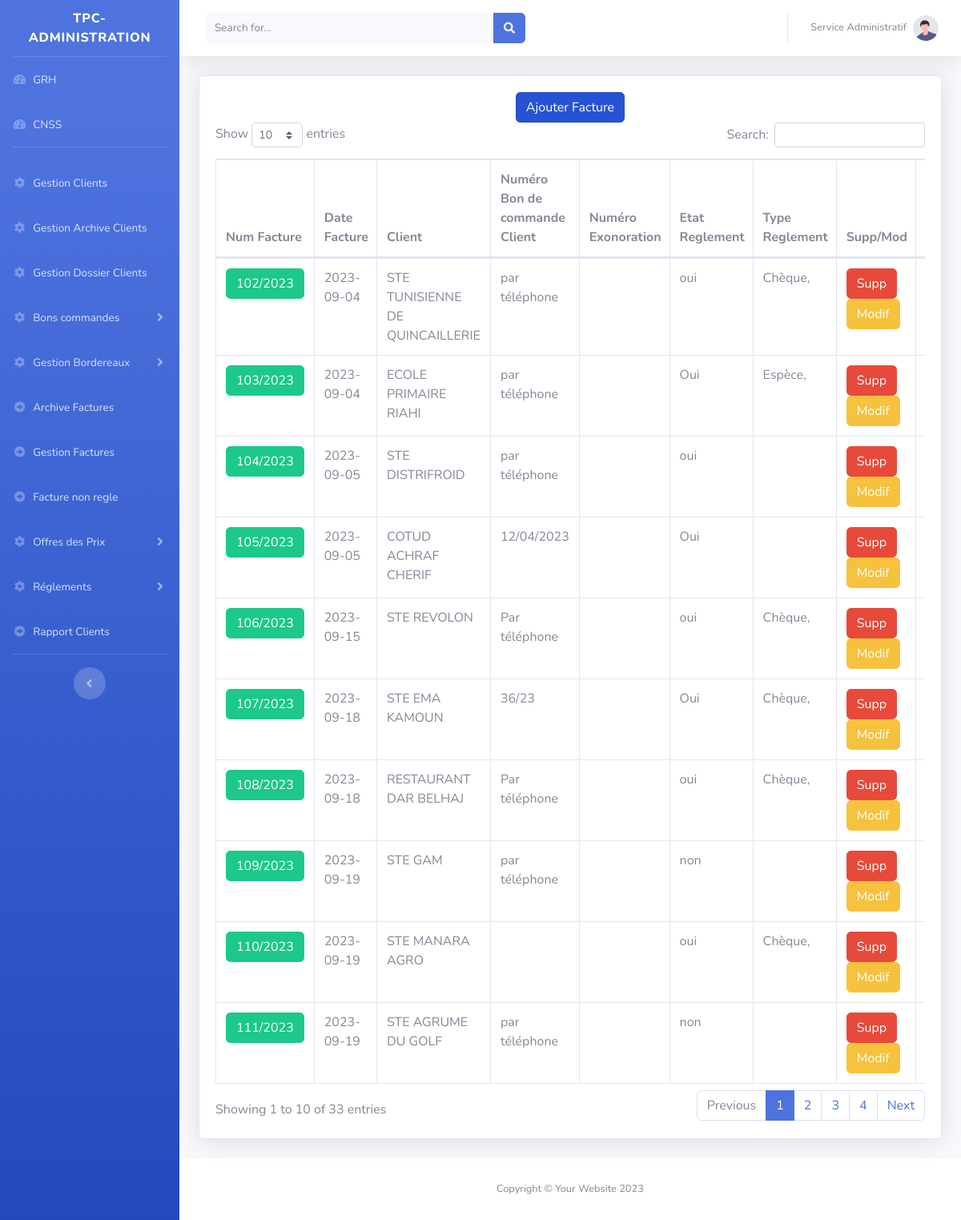
Page /tpc0/main.php?Factures on the committed database.
### tables this page shows
CREATE TABLE `facture` (
  `id` int(11) NOT NULL,
  `num_fact` varchar(10) DEFAULT NULL,
  `client` int(11) DEFAULT NULL,
  `numboncommande` varchar(200) DEFAULT NULL,
  `date` text DEFAULT NULL,
  `reglement` varchar(250) DEFAULT NULL
);

CREATE TABLE `clients` (
  `id` int(11) NOT NULL,
  `type_client` varchar(200) DEFAULT NULL,
  `convention` varchar(100) DEFAULT NULL,
  `pieceConvention` varchar(250) DEFAULT NULL,
  `nom_client` varchar(200) DEFAULT NULL,
  `code_client` varchar(11) DEFAULT NULL,
  `adresse` text DEFAULT NULL,
  `matriculeFiscale` varchar(100) DEFAULT NULL,
  `exonoration` varchar(100) DEFAULT NULL,
  `pieceExonoration` varchar(200) DEFAULT NULL,
  `tel` varchar(200) DEFAULT NULL,
  `email` varchar(200) DEFAULT NULL,
  `numexonoration` varchar(250) DEFAULT NULL,
  `ValiditeExonoration` varchar(250) DEFAULT NULL
);

CREATE TABLE `bon_commande` (
  `id` int(11) NOT NULL,
  `num_bon_commande` varchar(10) DEFAULT NULL,
  `date_bon_commande` varchar(20) DEFAULT NULL,
  `client` varchar(250) DEFAULT NULL,
  `piecejointe` varchar(100) DEFAULT NULL,
  `num_bon_commandeClient` varchar(250) DEFAULT NULL
);

CREATE TABLE `reglement` (
  `id_reglement` int(11) NOT NULL,
  `client` int(11) DEFAULT NULL,
  `num_fact` varchar(100) DEFAULT NULL,
  `prix_ttc` varchar(100) DEFAULT NULL,
  `etat_reglement` varchar(20) DEFAULT NULL,
  `num_cheque` varchar(50) DEFAULT NULL,
  `date_cheque` varchar(50) DEFAULT NULL,
  `retenue_date` varchar(50) DEFAULT NULL,
  `TypeReglement` varchar(250) DEFAULT NULL,
  `montant` varchar(250) DEFAULT NULL,
  `dateReglement` varchar(250) DEFAULT NULL,
  `pieceRs` varchar(250) DEFAULT NULL
);

### tpc0/class/connexion.db.php (called while the page is built)
<?php
function connexion($user='root',$mdp=''){
		try {
	$dbh = new PDO('mysql:host=localhost;dbname=tpc',$user, $mdp) ;
	$dbh->setAttribute(PDO::ATTR_ERRMODE,PDO::ERRMODE_EXCEPTION);
	return $dbh;
	 }
	catch (PDOException $e) {
	echo "<h1>Erreur: ".$e->getMessage()."</h1>" ;
	die() ;
	}
	}

### tpc0/class/Factures.class.php (called while the page is built, shortened)
<?php
include_once 'connexion.db.php';
class Factures{
	private $cnx;
	public function __construct(){$this->cnx=connexion();}
	public function getTypeFacture($facture){
		  $sql="SELECT * FROM facture_projets  where facture='$facture'";
		$req=$this->cnx->query($sql);
		$resultat=$req->fetchAll();
		return $resultat;
	}
	public function AfficherFactures(){
		$sql="SELECT * FROM facture as f,clients as clt where f.client=clt.id ";
		$req=$this->cnx->query($sql);
		$resultat=$req->fetchAll();
		return $resultat;
	}
	public function GetReglementByFacture($facture){
		$sql="SELECT * FROM reglement where num_fact ='$facture' ";
		$req=$this->cnx->query($sql);
		$resultat=$req->fetch();
		return $resultat;
	}
	public function GetBonCommandeByFacture($facture){
		$sql="SELECT * FROM bon_commande where num_bon_commande  ='$facture' ";
		$req=$this->cnx->query($sql);
		$resultat=$req->fetch();
		return $resultat;
	}
}
$facture=new Factures();

### tpc0/pages/Factures/Afficher.php (the view, shortened to what this page needs)
<?php
include 'class/Factures.class.php';
$factures=$facture->AfficherFactures();
 ?>
                    <div class="card shadow mb-4">
                       <div style="width:100%;text-align:center" class="col-12">
                            <a href="?Factures&Add" class="btn btn-primary active " style="position:relative; top:20px;"  >Ajouter Facture</a>
							</div>
                        <div class="card-body">
                            <div class="table-responsive">
                                <table class="table table-bordered" id="dataTable" width="100%" cellspacing="0">
                                    <thead>
                                        <tr>
											<th >Num Facture</th>
											<th >Date Facture</th>
											<th >Client</th>
                                            <th >Numéro Bon de commande Client</th>
											<th >Numéro Exonoration</th>
                                             <th >Etat Reglement</th>
											    <th >Type Reglement</th>
											<th >Supp/Mod</th>
											<th >Imprimer</th>
                                        </tr>
                                    </thead>
                                    <tbody>
									<?php if(!empty($factures)){
										foreach($factures as $key){
										$reglementFacture=$facture->GetReglementByFacture($key['num_fact']);
										$bonCommandeFacture=$facture->GetBonCommandeByFacture($key['num_fact']);
				@$verifTypeFacture=$facture->getTypeFacture($key['num_fact']);
                 $typeFacture=null;
                foreach($verifTypeFacture as $f){
					if(!empty($f['prixForfitaire'])){ $typeFacture='forfitaire'; break;}
					else {$typeFacture='non forfitaire';  break;}
				}
											?>
											 <tr>
												<td>
												<a href="?Factures&Projets=<?=$key['num_fact']?>" class="btn btn-success"><?=$key['num_fact']?></a>
												</td>
												 <td><?=$key['date']?></td>
												<td><?=$key['nom_client']?></td>
												<td>
												<?php if(empty($bonCommandeFacture)){
													echo 'Pas de Bon de commande ';
												}
												else {
													?>
												<?=$bonCommandeFacture['num_bon_commandeClient']?>
												<?php } ?>
												</td>
												<td><?=$key['numexonoration']?></td>
												<td>
												<?php if(empty($reglementFacture)){
													echo 'Pas de reglement ';
												}
												else {
													?>
												<?=$reglementFacture['etat_reglement']?>
												<?php } ?></td>
												<td>
												<?php if(empty($reglementFacture)){
													echo 'Pas de reglement ';
												}
												else {
													$reglementTypes=explode(',',$reglementFacture['TypeReglement']);
													for($i=0;$i<count($reglementTypes);$i++){
												if(!empty($reglementTypes[$i])){
													?>
												<?=$reglementTypes[$i].','?>
													<?php }} }?>
												</td>
												  <td>
												  <button type="button" class="btn btn-danger" data-bs-toggle="modal" data-bs-target="#ModalSupprimerFacture<?=$key['num_fact']?>">Supp</button>
												    <?php if($typeFacture=='forfitaire'){?>
												    <button type="button" class="btn btn-warning" data-bs-toggle="modal" data-bs-target="#ModalUpdateFacture<?=$key['num_fact']?>">Modif</button>
												  <?php } else {?>
												  <button type="button" class="btn btn-warning" data-bs-toggle="modal" data-bs-target="#ModalUpdateFacture<?=$key['num_fact']?>">Modif</button>
												  <?php } ?>
												   </td>
												   <td>
												   <a href="./pages/Factures/ModeleFacture.php?facture=<?=$key['num_fact']?>">Imprimer</a></td>
											 </tr>
									<?php }}?>
									 </tbody>
                                </table>
                            </div>
                        </div>
                    </div>

### rows in the picture
facture: num_fact "102/2023", date "2023-09-04", client.nom_client "STE TUNISIENNE DE QUINCAILLERIE", bon_commande.num_bon_commandeClient "par téléphone", reglement.etat_reglement "oui"
reglement: TypeReglement "Chèque"
facture: num_fact "103/2023", date "2023-09-04", client.nom_client "ECOLE PRIMAIRE RIAHI", bon_commande.num_bon_commandeClient "par téléphone", reglement.etat_reglement "Oui"
reglement: TypeReglement "Espèce"
facture: num_fact "104/2023", date "2023-09-05", client.nom_client "STE DISTRIFROID", bon_commande.num_bon_commandeClient "par téléphone", reglement.etat_reglement "oui"
facture: num_fact "105/2023", date "2023-09-05", client.nom_client "COTUD ACHRAF CHERIF", bon_commande.num_bon_commandeClient "12/04/2023", reglement.etat_reglement "Oui"
facture: num_fact "106/2023", date "2023-09-15", client.nom_client "STE REVOLON", bon_commande.num_bon_commandeClient "Par téléphone", reglement.etat_reglement "oui"
reglement: TypeReglement "Chèque"
facture: num_fact "107/2023", date "2023-09-18", client.nom_client "STE EMA KAMOUN", bon_commande.num_bon_commandeClient "36/23", reglement.etat_reglement "Oui"
reglement: TypeReglement "Chèque"
facture: num_fact "108/2023", date "2023-09-18", client.nom_client "RESTAURANT DAR BELHAJ", bon_commande.num_bon_commandeClient "Par téléphone", reglement.etat_reglement "oui"
reglement: TypeReglement "Chèque"
facture: num_fact "109/2023", date "2023-09-19", client.nom_client "STE GAM", bon_commande.num_bon_commandeClient "par téléphone", reglement.etat_reglement "non"
facture: num_fact "111/2023", date "2023-09-19", client.nom_client "STE AGRUME DU GOLF", bon_commande.num_bon_commandeClient "par téléphone", reglement.etat_reglement "non"
facture: num_fact "110/2023", date "2023-09-19", client.nom_client "STE MANARA AGRO", reglement.etat_reglement "oui"
reglement: TypeReglement "Chèque"
